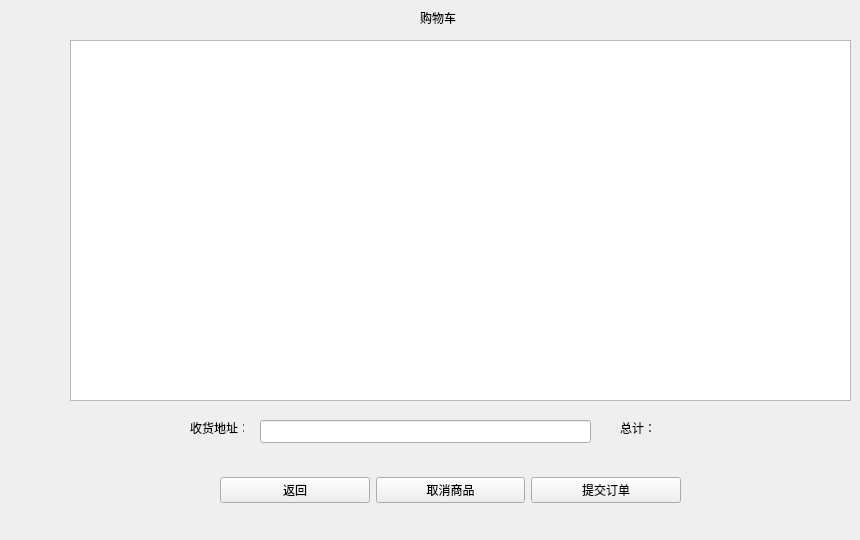
   <widget class="QWidget" name="page_8">
    <widget class="QLabel" name="label_21">
     <property name="geometry">
      <rect>
       <x>420</x>
       <y>10</y>
       <width>54</width>
       <height>16</height>
      </rect>
     </property>
     <property name="text">
      <string>购物车</string>
     </property>
    </widget>
    <widget class="QTableWidget" name="shoppingcart">
     <property name="geometry">
      <rect>
       <x>70</x>
       <y>40</y>
       <width>781</width>
       <height>361</height>
      </rect>
     </property>
    </widget>
    <widget class="QLabel" name="label_22">
     <property name="geometry">
      <rect>
       <x>190</x>
       <y>420</y>
       <width>54</width>
       <height>16</height>
      </rect>
     </property>
     <property name="text">
      <string>收货地址：</string>
     </property>
    </widget>
    <widget class="QLabel" name="label_23">
     <property name="geometry">
      <rect>
       <x>620</x>
       <y>420</y>
       <width>54</width>
       <height>16</height>
      </rect>
     </property>
     <property name="text">
      <string>总计：</string>
     </property>
    </widget>
    <widget class="QLabel" name="Total_prices">
     <property name="geometry">
      <rect>
       <x>693</x>
       <y>420</y>
       <width>121</width>
       <height>20</height>
      </rect>
     </property>
     <property name="text">
      <string/>
     </property>
    </widget>
    <widget class="QLineEdit" name="Customer_address">
     <property name="geometry">
      <rect>
       <x>260</x>
       <y>420</y>
       <width>331</width>
       <height>23</height>
      </rect>
     </property>
    </widget>
    <widget class="QWidget" name="layoutWidget">
     <property name="geometry">
      <rect>
       <x>220</x>
       <y>450</y>
       <width>461</width>
       <height>81</height>
      </rect>
     </property>
     <layout class="QHBoxLayout" name="horizontalLayout_10">
      <item>
       <widget class="QPushButton" name="back">
        <property name="text">
         <string>返回</string>
        </property>
       </widget>
      </item>
      <item>
       <widget class="QPushButton" name="outcart">
        <property name="text">
         <string>取消商品</string>
        </property>
       </widget>
      </item>
      <item>
       <widget class="QPushButton" name="submit_order">
        <property name="text">
         <string>提交订单</string>
        </property>
       </widget>
      </item>
     </layout>
    </widget>
   </widget>
